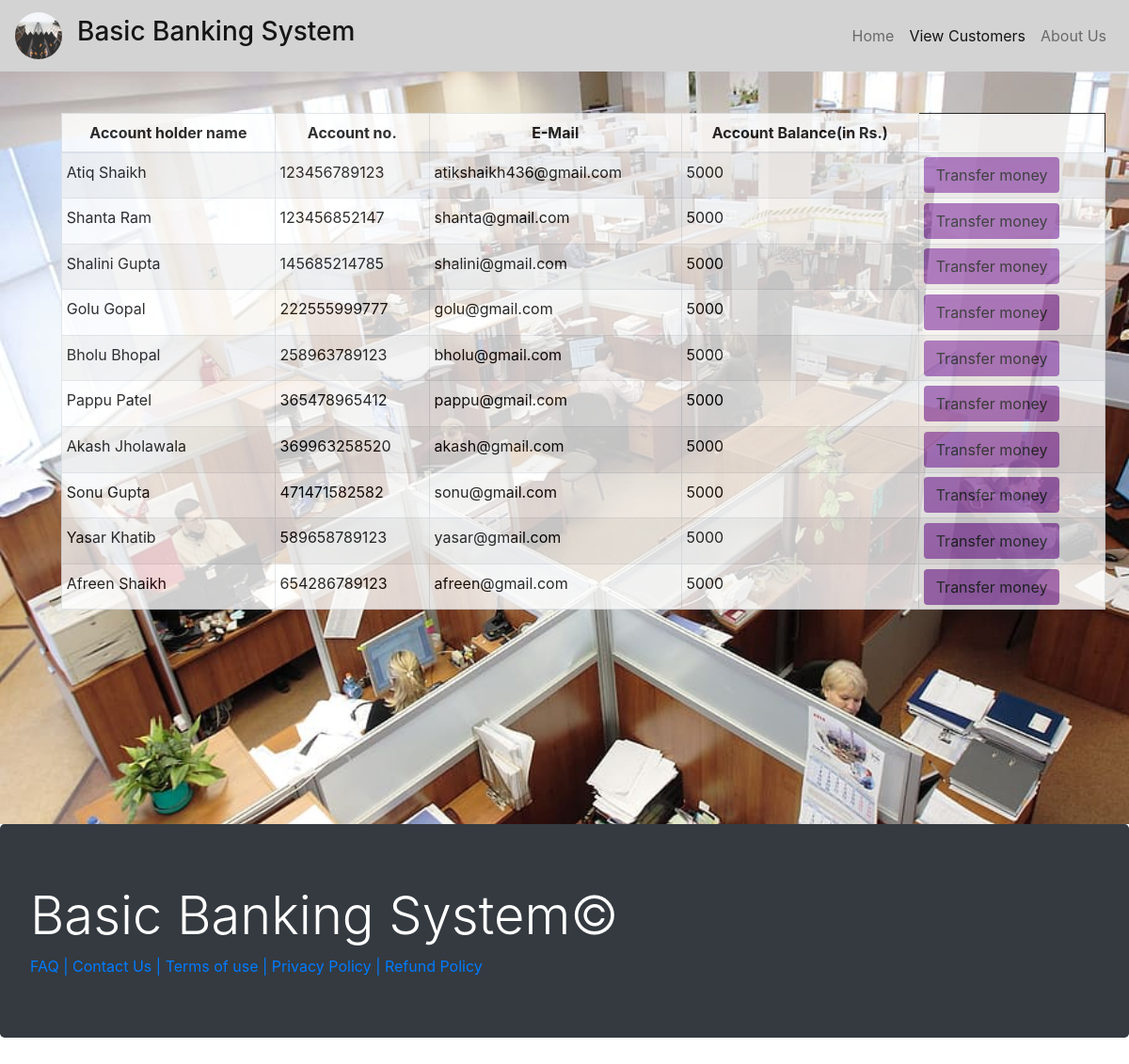
The app's page /view_customers.php with its own data.
### tables this page shows
CREATE TABLE `customers` (
  `firstname` varchar(20) DEFAULT NULL,
  `lastname` varchar(20) DEFAULT NULL,
  `gender` char(1) DEFAULT NULL,
  `Balance` int(10) DEFAULT NULL,
  `Account_number` bigint(12) NOT NULL,
  `Email` varchar(30) DEFAULT NULL,
  `dob` date DEFAULT NULL
);

### view_customers.php (the view, shortened to what this page needs)
<!DOCTYPE html>
<html lang="en">
<head>
    <link rel="stylesheet" href="https://stackpath.bootstrapcdn.com/bootstrap/4.3.1/css/bootstrap.min.css"
>
    <link rel="stylesheet" href="customers.css">
</head>
<body>
<header>
      <nav class="navbar navbar-expand-lg navbar-light  border-dark" style="background-color: lightgrey;">
        <a class="navbar-brand" href="index.php">
            <img src="favicon_io/android-chrome-512x512.png" width="50" height="50" class="d-inline-block align-top " id="favicon" alt="Head Office picture">
          </a>
        <a class="navbar-brand" href="#"><h3>Basic Banking System</h3></a>
        <div class="collapse navbar-collapse" id="navbarNav">
          <ul class="navbar-nav ml-auto">
            <li class="nav-item ">
              <a class="nav-link" href="index.php">Home </a>
            </li>
            <li class="nav-item active">
              <a class="nav-link" href="view_customers.php" target="_blank">View Customers <span class="sr-only">(current)</span></a>
            </li>
            <li class="nav-item">
              <a class="nav-link" href="#"  onclick="alert('LinkedIn: www.linkedin.com/in/atiqshaikh436\nInstagram: www.instagram.com/\nGithHub: github.com/ATIQ-SHAIKH/Basic-Banking-System\nHackerRank: www.hackerrank.com/atiqshaikh ');">About Us</a>
            </li>
          </ul>
        </div>
      </nav>
    </header>
    <main>
    <section>
        <div class="bg-image" >
    <?php
    include 'config.php';
    $sql = "SELECT * FROM customers";
    $result = mysqli_query($conn,$sql);
?>
<div class="container">
        <br>
            <div class="row">
                <div class="col">
                    <div class="table-responsive-sm">
                    <table class="table table-hover table-sm table-striped table-condensed table-bordered" style="border-color:black;">
                        <thead style="color : black;">
                            <tr>
                            <th scope="col" class="text-center py-2">Account holder name</th>
                            <th scope="col" class="text-center py-2">Account no.</th>
                            <th scope="col" class="text-center py-2">E-Mail</th>
                            <th scope="col" class="text-center py-2">Account Balance(in Rs.)</th>
                            </tr>
                        </thead>
                        <tbody>
                <?php
                    while($rows=mysqli_fetch_assoc($result)){
                ?>
                    <tr style="color : black;">
                        <td class="py-2"><?php echo $rows['firstname'] ?><?php echo " " ?><?php echo $rows['lastname'] ?></td>
                        <td class="py-2"><?php echo $rows['Account_number']?></td>
                        <td class="py-2"><?php echo $rows['Email']?></td>
                        <td class="py-2"><?php echo $rows['Balance']?></td>
                        <td><a href="selecteduserdetail.php?Account_number= <?php echo $rows['Account_number'] ;?>"> <button type="button" class="btn" style="background-color : #A569BD;">Transfer money</button></a></td>
                    </tr>
                <?php
                    }
                ?>
                        </tbody>
                    </table>
                    </div>
                </div>
            </div>
         </div>
        </div>
    </section>
    <footer class="foot">
        <div class="jumbotron jumbotron-fluAccount_number bg-dark text-white " Account_number="footer">
            <div class="container-1">
            <h1 class="display-4">Basic Banking System&copy;</h1>
              <a Account_number="footer-a" href="#">FAQ |</a>
              <a Account_number="footer-a" href="#">Contact Us |</a>
              <a Account_number="footer-a" href="#">Terms of use |</a>
              <a Account_number="footer-a" href="#">Privacy Policy |</a>
              <a Account_number="footer-a" href="#">Refund Policy</a>
            </div>
          </div>
    </footer>
    </main>
</body>
</html>

### customers.css (style rules this page uses)
.bg-image { background-image: url('russia-office-men-women.jpg'); background-size: 100%; background-repeat: no-repeat; height: 100vh; }
* { padding : 0px; margin: 0px; }
#favicon { border-radius: 50%; }
.table { background-color: white; opacity: 80%; position: relative; bottom: 0; left: 20px; right: 90px; top: 20px }

### records on screen
customers: firstname "Atiq", lastname "Shaikh", Account_number "123456789123", Email "atikshaikh436@gmail.com", Balance "5000"
customers: firstname "Shanta", lastname "Ram", Account_number "123456852147", Email "shanta@gmail.com", Balance "5000"
customers: firstname "Shalini", lastname "Gupta", Account_number "145685214785", Email "shalini@gmail.com", Balance "5000"
customers: firstname "Golu", lastname "Gopal", Account_number "222555999777", Email "golu@gmail.com", Balance "5000"
customers: firstname "Bholu", lastname "Bhopal", Account_number "258963789123", Email "bholu@gmail.com", Balance "5000"
customers: firstname "Pappu", lastname "Patel", Account_number "365478965412", Email "pappu@gmail.com", Balance "5000"
customers: firstname "Akash", lastname "Jholawala", Account_number "369963258520", Email "akash@gmail.com", Balance "5000"
customers: firstname "Sonu", lastname "Gupta", Account_number "471471582582", Email "sonu@gmail.com", Balance "5000"
customers: firstname "Yasar", lastname "Khatib", Account_number "589658789123", Email "yasar@gmail.com", Balance "5000"
customers: firstname "Afreen", lastname "Shaikh", Account_number "654286789123", Email "afreen@gmail.com", Balance "5000"
